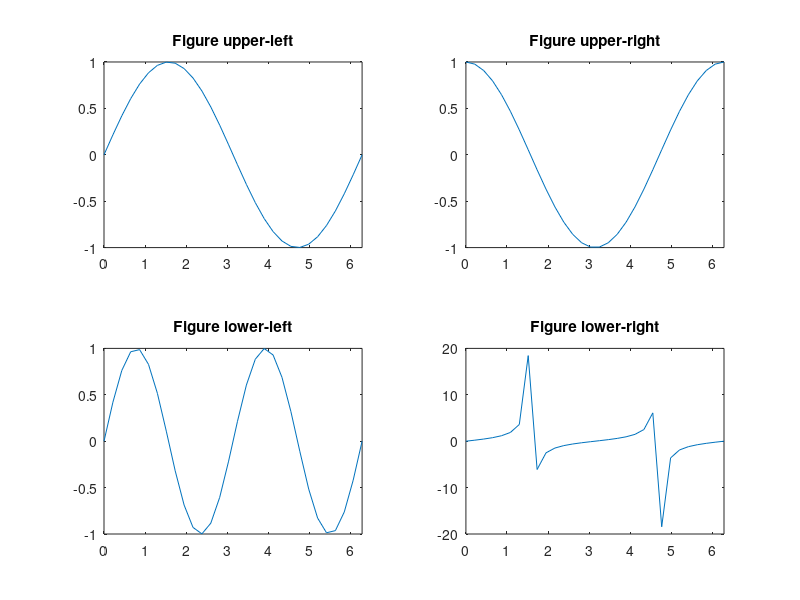

MATLAB code to generate this figure:
% Subplots. If one is good, then 4 is better!

close all              % close all graphics windows

x = linspace(0, 2*pi, 30);  % create 30 x-values

y = sin(x);
z = cos(x);

a = 2 * sin(x) .* cos(x);    % same as a = sin(2*x)
b = sin(x) ./ (cos(x) + eps);


subplot(2,2,1)       % pick upper-left of 2X2 grid
plot(x,y), axis([0 2*pi -1 1]),
           title('Figure upper-left')

subplot(2,2,2)       % pick upper-right of 2X2 grid
plot(x,z), axis([0 2*pi -1 1]),
           title('Figure upper-right')

subplot(2,2,3)       % pick lower-left of 2X2 grid
plot(x,a), axis([0 2*pi -1 1]),
           title('Figure lower-left')

subplot(2,2,4)       % pick lower-right of 2X2 grid
plot(x,b), axis([0 2*pi -20 20]),
           title('Figure lower-right')


